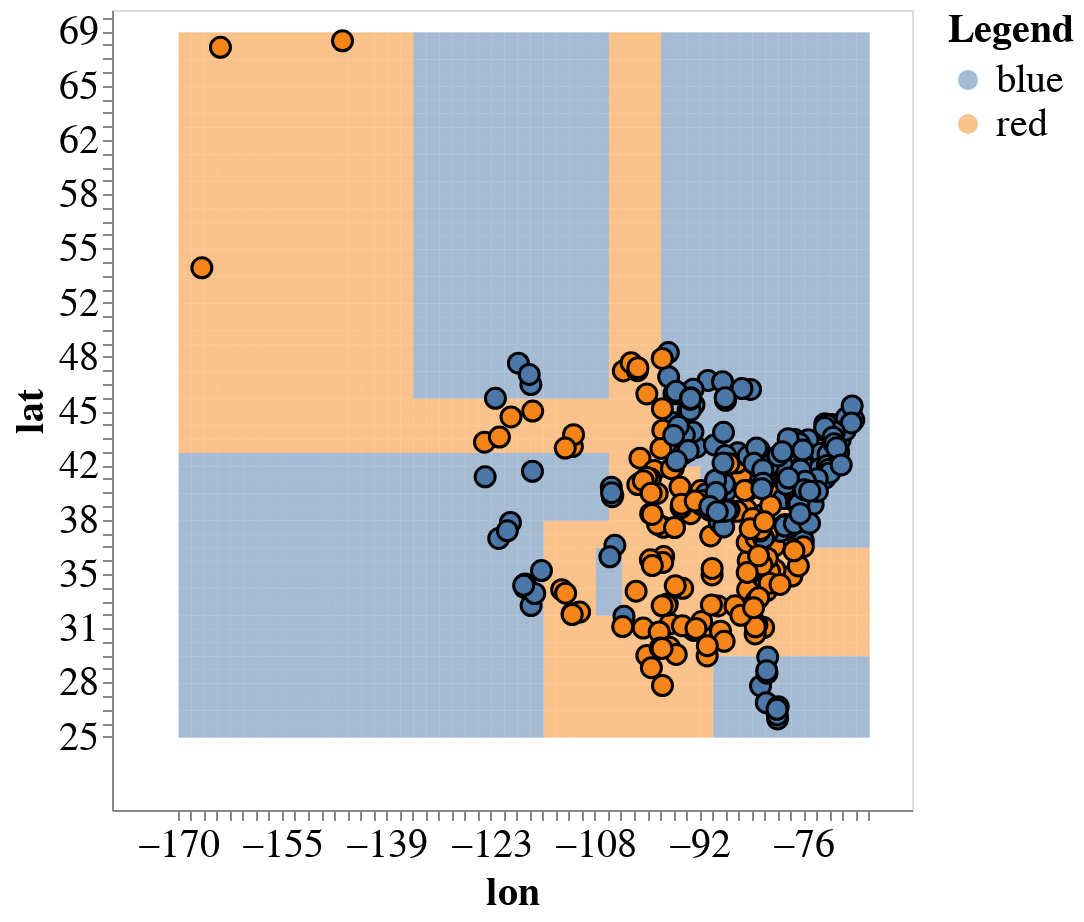

Write notebook code for a chart like this one.
### Markdown cell above
## What did the classification tree do?
- Found a good way to split and repeat

### Code cell
plot_tree(X_train, y_train, model)

### Figure 1 — Vega-Lite specification as saved in the notebook (floating-point values rounded to 4 significant figures; data arrays with more than 128 entries replaced by an {"elided": "..."} marker saying what was removed)
{"config": {"view": {"continuousWidth": 400, "continuousHeight": 300}, "axis": {"labelFontSize": 20, "titleFontSize": 20}, "legend": {"labelFontSize": 20, "titleFontSize": 20}}, "layer": [{"data": {"name": "data-448c5b05289320fc248883cb149adbf8"}, "mark": {"type": "rect", "opacity": 0.5}, "encoding": {"color": {"field": "predictions", "title": "Legend", "type": "nominal"}, "x": {"bin": {"step": 1.956}, "field": "x1", "type": "quantitative"}, "y": {"bin": {"step": 0.8477}, "field": "x2", "type": "quantitative"}}, "height": 400, "width": 400}, {"data": {"name": "data-e42c56e849de646619e46db8b8590fba"}, "mark": {"type": "circle", "opacity": 1, "size": 100, "stroke": "black", "strokeWidth": 1.5}, "encoding": {"color": {"field": "vote", "type": "nominal"}, "x": {"axis": {"labels": true, "ticks": true, "title": "lon"}, "field": "lon", "type": "quantitative"}, "y": {"axis": {"labels": true, "ticks": true, "title": "lat"}, "field": "lat", "type": "quantitative"}}}], "$schema": "https://vega.github.io/schema/vega-lite/v4.17.0.json", "datasets": {"data-448c5b05289320fc248883cb149adbf8": {"elided": "2756 records"}, "data-e42c56e849de646619e46db8b8590fba": {"elided": "320 records"}}}
